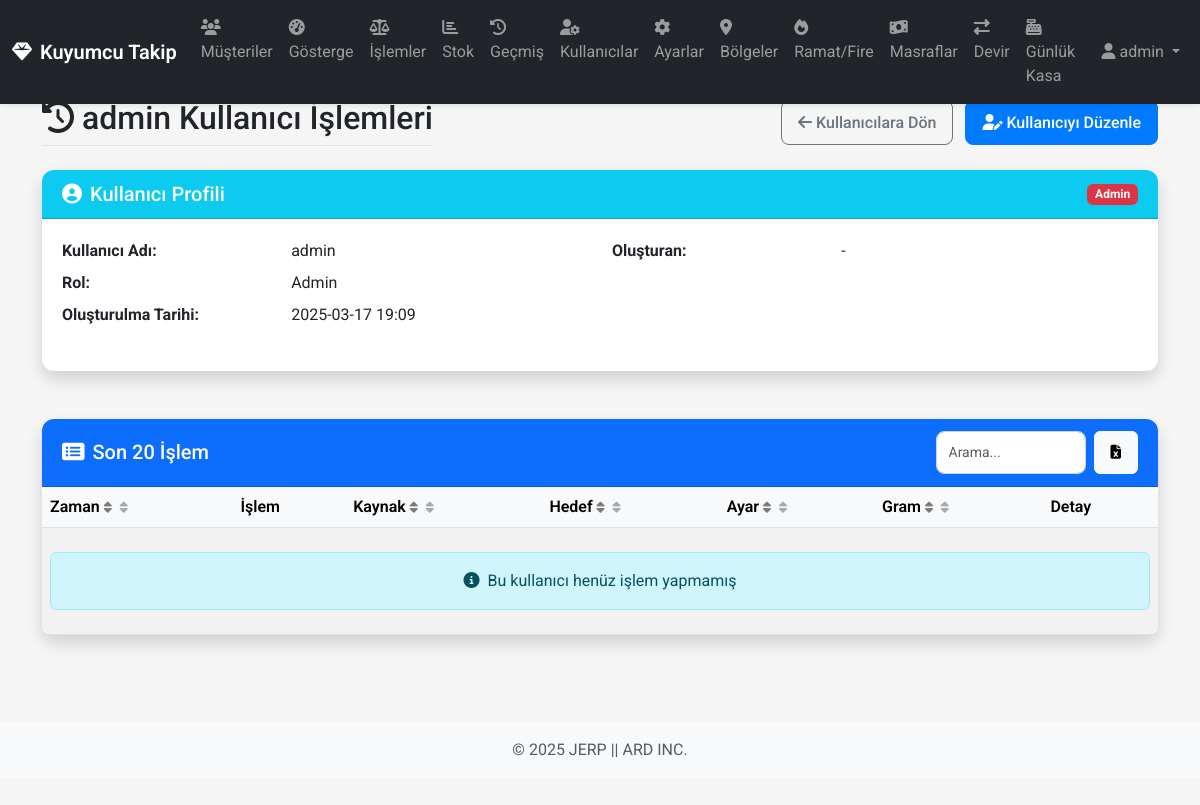
/users/1/operations (signed in), run on an earlier commit of the app's database.
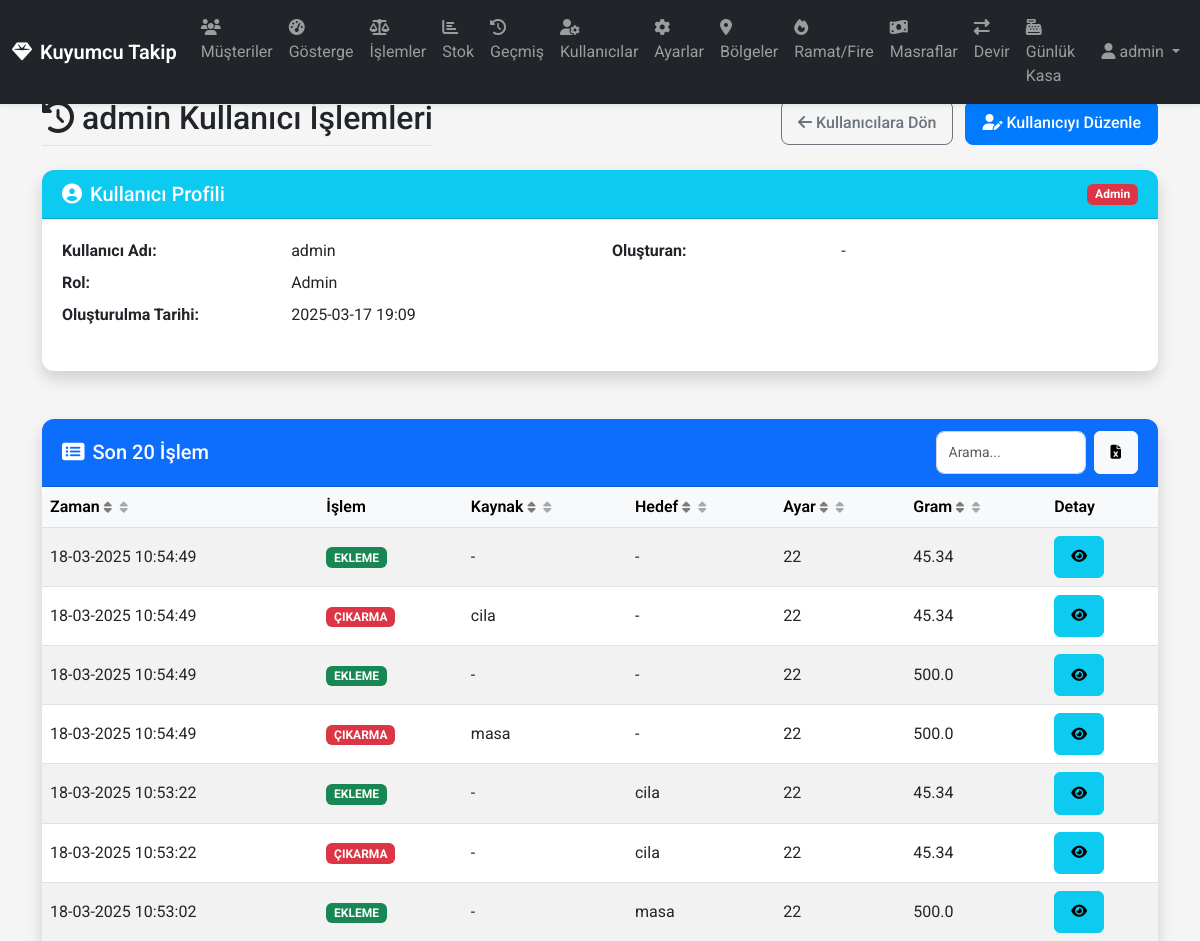
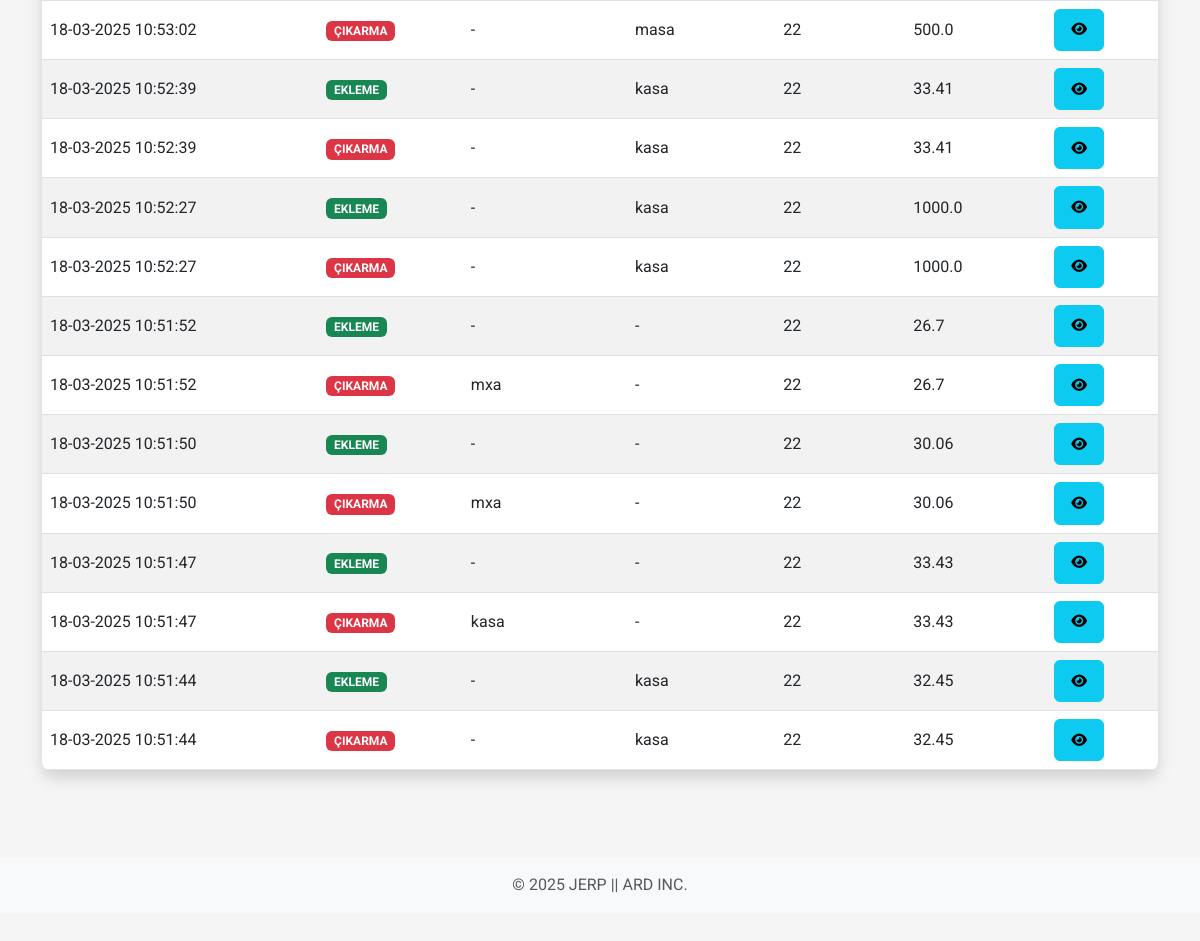
And on a later commit of the database (2 pictures, top to bottom).
### app/models/database.py (models this page shows, shortened)
class Operation(db.Model):
    __tablename__ = 'operations'
    id = db.Column(db.Integer, primary_key=True)
    timestamp = db.Column(db.DateTime, default=datetime.utcnow, nullable=False)
    operation_type = db.Column(db.String(20), nullable=False)
    user_id = db.Column(db.Integer, db.ForeignKey('users.id'))
    source_region_id = db.Column(db.Integer, db.ForeignKey('regions.id'))
    target_region_id = db.Column(db.Integer, db.ForeignKey('regions.id'))
    setting_id = db.Column(db.Integer, db.ForeignKey('settings.id'), nullable=False)
    gram = db.Column(db.Float, nullable=False)
    source_region = db.relationship('Region', foreign_keys=[source_region_id])
    target_region = db.relationship('Region', foreign_keys=[target_region_id])
    setting = db.relationship('Setting')
    user = db.relationship('User', backref=db.backref('operations', lazy='dynamic'))

class Setting(db.Model):
    __tablename__ = 'settings'
    id = db.Column(db.Integer, primary_key=True)
    name = db.Column(db.String(10), unique=True, nullable=False)
    purity_per_thousand = db.Column(db.Integer, nullable=False, default=916)  # Varsayılan değer 22 ayar için

class Region(db.Model):
    __tablename__ = 'regions'
    id = db.Column(db.Integer, primary_key=True)
    name = db.Column(db.String(20), unique=True, nullable=False)
    is_active = db.Column(db.Boolean, default=True)  # Bölgenin aktif/silindi durumu
    is_default = db.Column(db.Boolean, default=False)  # Varsayılan bölge mi?
    created_at = db.Column(db.DateTime, default=datetime.utcnow)

### app/routes/views.py (the view)
@main_bp.route('/users/<int:user_id>/operations')
@login_required
def user_operations(user_id):
    user = User.query.get_or_404(user_id)
    if not current_user.has_role('manager') and current_user.id != user_id:
        flash('Bu sayfaya erişim yetkiniz yok!', 'danger')
        return redirect(url_for('main.dashboard'))
    operations = Operation.query.filter_by(user_id=user_id).order_by(Operation.timestamp.desc()).limit(20).all()
    return render_template('user_operations.html', user=user, operations=operations)

### app/models/database.py (called while the page is built)
    def has_role(self, role):
        if self.is_admin:
            return True
        if role == 'manager' and self.role == 'manager':
            return True
        if role == 'staff' and (self.role == 'manager' or self.role == 'staff'):
            return True
        return False

### app/routes/views.py (called while the page is built)
@login_manager.user_loader
def load_user(user_id):
    return User.query.get(int(user_id))

### app/templates/user_operations.html (shortened to what the changed rows need)
{% extends 'base.html' %}
{% block content %}
<div class="row mb-4">
    <div class="col">
        <div class="d-flex justify-content-between align-items-center flex-wrap">
            <h2 class="border-bottom pb-2 mb-0">
                <i class="fas fa-history me-2"></i>{{ user.username }} Kullanıcı İşlemleri
            </h2>
        </div>
    </div>
</div>
<div class="row">
    <div class="col-12">
        <div class="card shadow">
            <div class="card-body p-0">
                <div class="table-responsive">
                    <table class="table table-hover table-striped mb-0 table-sortable" id="operations-table">
                        <thead class="table-light">
                            <tr>
                                <th class="sortable" data-sort="date">Zaman <i class="fas fa-sort"></i></th>
                                <th>İşlem</th>
                                <th class="sortable" data-sort="source">Kaynak <i class="fas fa-sort"></i></th>
                                <th class="sortable" data-sort="target">Hedef <i class="fas fa-sort"></i></th>
                                <th class="sortable" data-sort="setting">Ayar <i class="fas fa-sort"></i></th>
                                <th class="sortable" data-sort="gram">Gram <i class="fas fa-sort"></i></th>
                                <th>Detay</th>
                            </tr>
                        </thead>
                        <tbody>
                            {% for operation in operations %}
                            <tr>
                                <td data-label="Zaman">{{ operation.timestamp.strftime('%d-%m-%Y %H:%M:%S') }}</td>
                                <td data-label="İşlem">
                                    <span class="badge {% if operation.operation_type == 'ADD' %}bg-success{% else %}bg-danger{% endif %}">
                                        {{ 'EKLEME' if operation.operation_type == 'ADD' else 'ÇIKARMA' }}
                                    </span>
                                </td>
                                <td data-label="Kaynak">{{ operation.source_region.name if operation.source_region else "-" }}</td>
                                <td data-label="Hedef">{{ operation.target_region.name if operation.target_region else "-" }}</td>
                                <td data-label="Ayar">{{ operation.setting.name }}</td>
                                <td data-label="Gram">{{ operation.gram }}</td>
                                <td data-label="Detay">
                                    <button class="btn btn-sm btn-info show-details"
                                            data-bs-toggle="modal"
                                            data-bs-target="#operationDetailModal"
                                            data-time="{{ operation.timestamp.strftime('%d-%m-%Y %H:%M:%S') }}"
                                            data-operation="{{ 'Ekleme' if operation.operation_type == 'ADD' else 'Çıkarma' }}"
                                            data-source="{{ operation.source_region.name if operation.source_region else '-' }}"
                                            data-target="{{ operation.target_region.name if operation.target_region else '-' }}"
                                            data-setting="{{ operation.setting.name }}"
                                            data-gram="{{ operation.gram }}">
                                        <i class="fas fa-eye"></i>
                                    </button>
                                </td>
                            </tr>
                            {% else %}
                            <tr>
                                <td colspan="7" class="text-center py-4">
                                    <div class="alert alert-info mb-0">
                                        <i class="fas fa-info-circle me-2"></i>Bu kullanıcı henüz işlem yapmamış
                                    </div>
                                </td>
                            </tr>
                            {% endfor %}
                        </tbody>
                    </table>
                </div>
            </div>
        </div>
    </div>
</div>
{% endblock %}

What changed in the data, as far as the page shows it:
added Operation: timestamp "18-03-2025 10:54:49", operation_type "EKLEME", source_region "-", target_region "-", setting.name "22", gram "45.34"
added Operation: timestamp "18-03-2025 10:54:49", operation_type "ÇIKARMA", source_region "cila", target_region "-", setting.name "22", gram "45.34"
added Operation: timestamp "18-03-2025 10:54:49", operation_type "EKLEME", source_region "-", target_region "-", setting.name "22", gram "500.0"
added Operation: timestamp "18-03-2025 10:54:49", operation_type "ÇIKARMA", source_region "masa", target_region "-", setting.name "22", gram "500.0"
added Operation: timestamp "18-03-2025 10:53:22", operation_type "EKLEME", source_region "-", target_region "cila", setting.name "22", gram "45.34"
added Operation: timestamp "18-03-2025 10:53:22", operation_type "ÇIKARMA", source_region "-", target_region "cila", setting.name "22", gram "45.34"
added Operation: timestamp "18-03-2025 10:53:02", operation_type "EKLEME", source_region "-", target_region "masa", setting.name "22", gram "500.0"
added Operation: timestamp "18-03-2025 10:53:02", operation_type "ÇIKARMA", source_region "-", target_region "masa", setting.name "22", gram "500.0"
added Operation: timestamp "18-03-2025 10:52:39", operation_type "EKLEME", source_region "-", target_region "kasa", setting.name "22", gram "33.41"
added Operation: timestamp "18-03-2025 10:52:39", operation_type "ÇIKARMA", source_region "-", target_region "kasa", setting.name "22", gram "33.41"
added Operation: timestamp "18-03-2025 10:52:27", operation_type "EKLEME", source_region "-", target_region "kasa", setting.name "22", gram "1000.0"
added Operation: timestamp "18-03-2025 10:52:27", operation_type "ÇIKARMA", source_region "-", target_region "kasa", setting.name "22", gram "1000.0"
added Operation: timestamp "18-03-2025 10:51:52", operation_type "EKLEME", source_region "-", target_region "-", setting.name "22", gram "26.7"
added Operation: timestamp "18-03-2025 10:51:52", operation_type "ÇIKARMA", source_region "mxa", target_region "-", setting.name "22", gram "26.7"
added Operation: timestamp "18-03-2025 10:51:50", operation_type "EKLEME", source_region "-", target_region "-", setting.name "22", gram "30.06"
added Operation: timestamp "18-03-2025 10:51:50", operation_type "ÇIKARMA", source_region "mxa", target_region "-", setting.name "22", gram "30.06"
added Operation: timestamp "18-03-2025 10:51:47", operation_type "EKLEME", source_region "-", target_region "-", setting.name "22", gram "33.43"
added Operation: timestamp "18-03-2025 10:51:47", operation_type "ÇIKARMA", source_region "kasa", target_region "-", setting.name "22", gram "33.43"
added Operation: timestamp "18-03-2025 10:51:44", operation_type "EKLEME", source_region "-", target_region "kasa", setting.name "22", gram "32.45"
added Operation: timestamp "18-03-2025 10:51:44", operation_type "ÇIKARMA", source_region "-", target_region "kasa", setting.name "22", gram "32.45"
Also different on the page:
text no longer shown: "Bu kullanıcı henüz işlem yapmamış"
